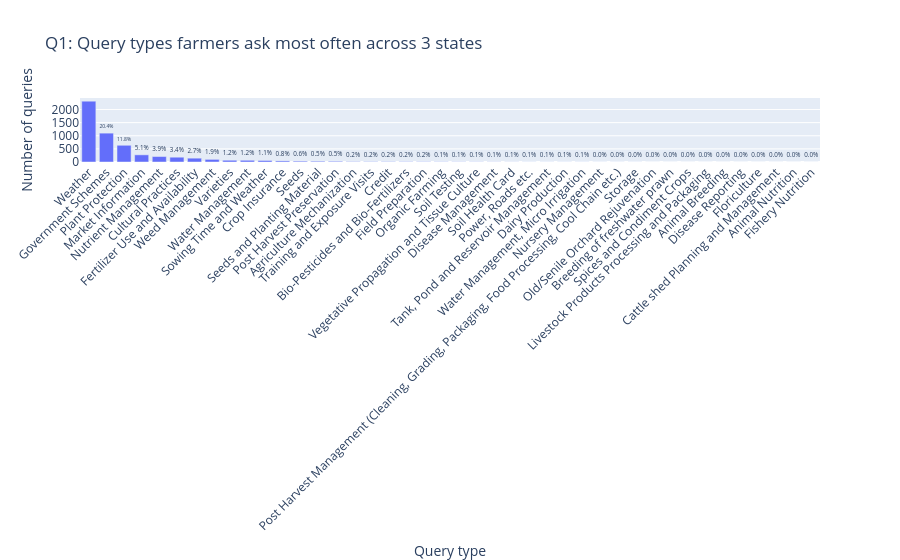

The notebook cell saved with this chart:
### Markdown cell above
**Question 1: What query types are farmers asking across Maharashtra, Karnataka, and Uttar Pradesh?**

Overall distribution across all three states to set the context.

**Interpretation**

Weather, government schemes, plant protection and market information are the top categories with highest number of requests for information.

### Code cell
# Q1: Overall query-type distribution across Maharashtra, Karnataka, and Uttar Pradesh
q1 = df.copy()
q1['QueryType_clean'] = q1['QueryType'].astype(str).str.strip()

q1_dist = (
    q1['QueryType_clean']
    .value_counts()
    .reset_index()
)
q1_dist.columns = ['QueryType', 'count']
q1_dist['pct'] = 100 * q1_dist['count'] / q1_dist['count'].sum()

print('Overall distribution of query types across all three states:')
display(q1_dist)

fig_q1 = px.bar(
    q1_dist,
    x='QueryType',
    y='count',
    title='Q1: Query types farmers ask most often across 3 states',
    labels={'count': 'Number of queries', 'QueryType': 'Query type'},
    text=q1_dist['pct'].round(1).astype(str) + '%',
)
fig_q1.update_layout(xaxis_tickangle=-45)
fig_q1.update_traces(textposition='outside')
fig_q1.show()

### Figure 1 — Plotly figure (JSON) as saved in the notebook; plotly's stock layout.template omitted (floating-point values rounded to 4 significant figures)
{"data": [{"hovertemplate": "Query type=%{x}<br>Number of queries=%{y}<br>text=%{text}<extra></extra>", "legendgroup": "", "marker": {"color": "#636efa", "pattern": {"shape": ""}}, "name": "", "orientation": "v", "showlegend": false, "text": ["42.9%", "20.4%", "11.8%", "5.1%", "3.9%", "3.4%", "2.7%", "1.9%", "1.2%", "1.2%", "1.1%", "0.8%", "0.6%", "0.5%", "0.5%", "0.2%", "0.2%", "0.2%", "0.2%", "0.2%", "0.1%", "0.1%", "0.1%", "0.1%", "0.1%", "0.1%", "0.1%", "0.1%", "0.1%", "0.0%", "0.0%", "0.0%", "0.0%", "0.0%", "0.0%", "0.0%", "0.0%", "0.0%", "0.0%", "0.0%", "0.0%", "0.0%"], "textposition": "outside", "type": "bar", "x": ["Weather", "Government Schemes", "Plant Protection", "Market Information", "Nutrient Management", "Cultural Practices", "Fertilizer Use and Availability", "Weed Management", "Varieties", "Water Management", "Sowing Time and Weather", "Crop Insurance", "Seeds", "Seeds and Planting Material", "Post Harvest Preservation", "Agriculture Mechanization", "Training and Exposure Visits", "Credit", "Bio-Pesticides and Bio-Fertilizers", "Field Preparation", "Organic Farming", "Soil Testing", "Vegetative Propagation and Tissue Culture", "Disease Management", "Soil Health Card", "Power, Roads etc.", "Tank, Pond and Reservoir Management", "Dairy Production", "Water Management, Micro Irrigation", "Nursery Management", "Post Harvest Management (Cleaning, Grading, Packaging, Food Processing, Cool Chain etc.)", "Storage", "Old/Senile Orchard Rejuvenation", "Breeding of freshwater prawn", "Spices and Condiment Crops", "Livestock Products Processing and Packaging", "Animal Breeding", "Disease Reporting", "Floriculture", "Cattle shed Planning and Management", "Animal Nutrition", "Fishery Nutrition"], "xaxis": "x", "y": [2317, 1100, 637, 273, 208, 183, 146, 100, 67, 66, 58, 42, 32, 29, 26, 13, 12, 12, 11, 10, 8, 7, 6, 5, 4, 3, 3, 3, 3, 2, 2, 2, 1, 1, 1, 1, 1, 1, 1, 1, 1, 1], "yaxis": "y"}], "layout": {"barmode": "relative", "legend": {"tracegroupgap": 0}, "title": {"text": "Q1: Query types farmers ask most often across 3 states"}, "xaxis": {"anchor": "y", "domain": [0.0, 1.0], "tickangle": -45, "title": {"text": "Query type"}}, "yaxis": {"anchor": "x", "domain": [0.0, 1.0], "title": {"text": "Number of queries"}}}}
